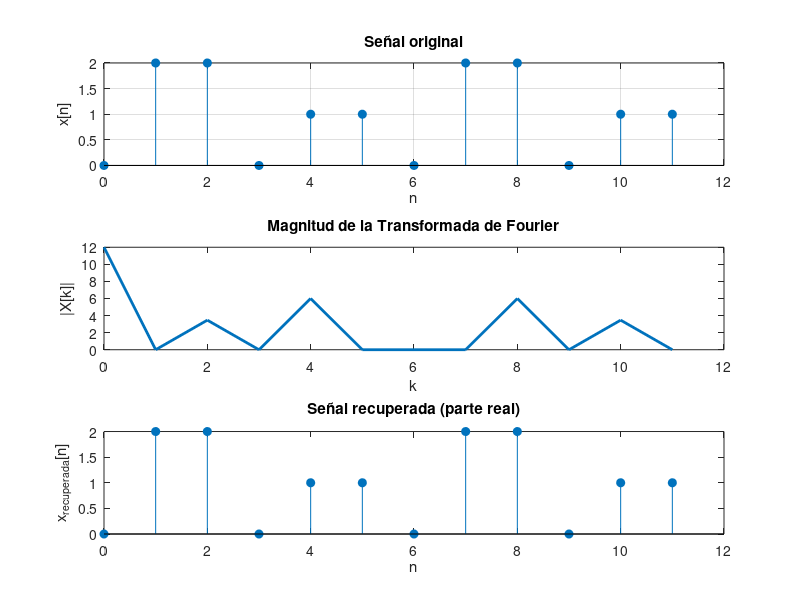

Recreate this plot in MATLAB.
x = [0,2,2,0,1,1,0,2,2,0,1,1];
n = [0,1,2,3,4,5,6,7,8,9,10,11];

% Transformada de Fourier Discreta
X = fft(x);

% Transformada Inversa de Fourier
x_recuperada = ifft(X);

% Graficar señal original
subplot(3,1,1);
stem(n, x, 'filled');
grid on;
title('Señal original');
xlabel('n');
ylabel('x[n]');

% Graficar magnitud de la transformada
subplot(3,1,2);
plot(n, abs(X), 'LineWidth', 2);
title('Magnitud de la Transformada de Fourier');
xlabel('k');
ylabel('|X[k]|');

% Graficar señal recuperada
subplot(3,1,3);
stem(n, real(x_recuperada), 'filled');
title('Señal recuperada (parte real)');
xlabel('n');
ylabel('x_{recuperada}[n]');